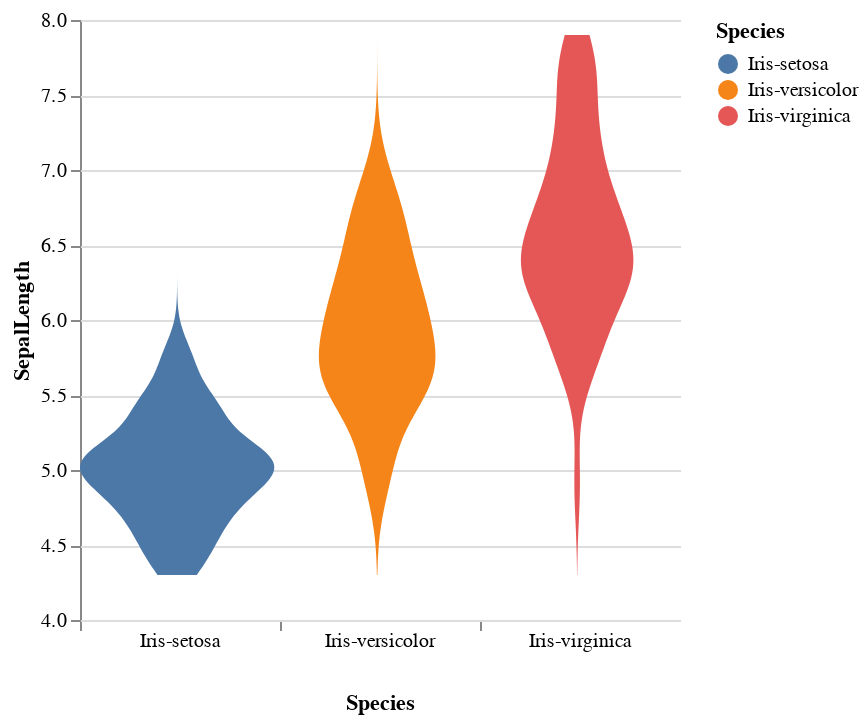

The cell this chart's notebook holds for it:
### Code cell
###小提琴图###
violinplot = alt.Chart(iris).transform_density(
    'SepalLength',
    as_=['SepalLength', 'density'],
    groupby=['Species']
).mark_area(orient='horizontal').encode(
    y = 'SepalLength:Q',
    color='Species:N',
    x=alt.X(
        'density:Q',
        stack='center',
        impute=None,
        title=None,
        axis=alt.Axis(labels=False, values=[0],grid=False, ticks=True),
    ),
    column=alt.Column(
        'Species:N',
        header=alt.Header(
            titleOrient='bottom',
            labelOrient='bottom',
            labelPadding=0,
        ),
    )
).properties(
    width=100
).configure_facet(
    spacing=0
).configure_view(
    stroke=None
)

violinplot

### Figure 1 — Vega-Lite specification as saved in the notebook (floating-point values rounded to 4 significant figures; data arrays with more than 128 entries replaced by an {"elided": "..."} marker saying what was removed)
{"config": {"view": {"continuousWidth": 400, "continuousHeight": 300, "stroke": null}, "facet": {"spacing": 0}}, "data": {"name": "data-17573b73165b324fe49516a27bcc2ed5"}, "mark": {"type": "area", "orient": "horizontal"}, "encoding": {"color": {"type": "nominal", "field": "Species"}, "column": {"type": "nominal", "field": "Species", "header": {"labelOrient": "bottom", "labelPadding": 0, "titleOrient": "bottom"}}, "x": {"type": "quantitative", "axis": {"grid": false, "labels": false, "ticks": true, "values": [0]}, "field": "density", "impute": null, "stack": "center", "title": null}, "y": {"type": "quantitative", "field": "SepalLength"}}, "transform": [{"density": "SepalLength", "groupby": ["Species"], "as": ["SepalLength", "density"]}], "width": 100, "$schema": "https://vega.github.io/schema/vega-lite/v4.8.1.json", "datasets": {"data-17573b73165b324fe49516a27bcc2ed5": {"elided": "150 records"}}}
